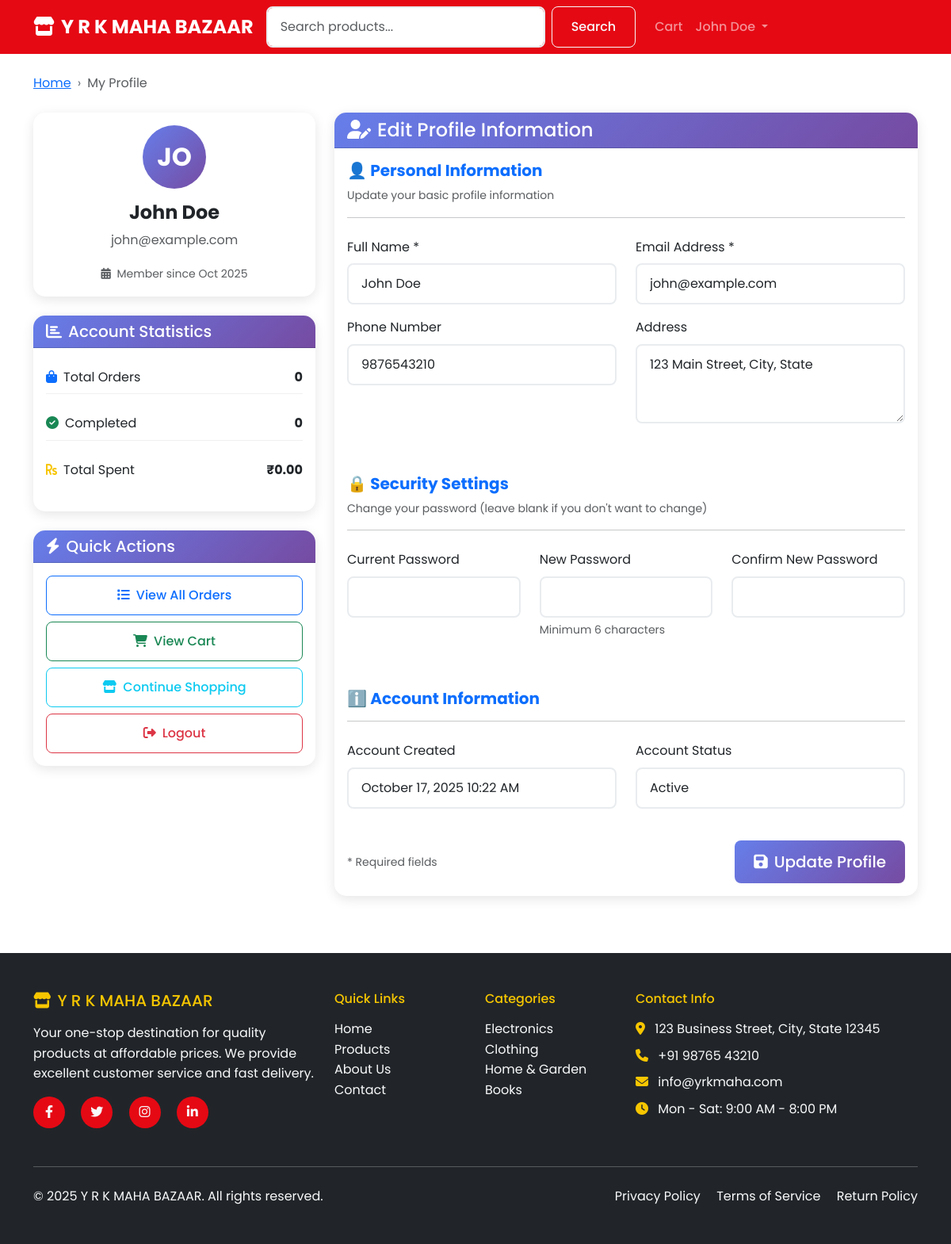
Screenshot of /products/cart/products/profile.php (signed in) with the database file from the repository.
### tables this page shows
CREATE TABLE users (
    user_id INT AUTO_INCREMENT PRIMARY KEY,
    name VARCHAR(100) NOT NULL,
    email VARCHAR(100) UNIQUE NOT NULL,
    password VARCHAR(255) NOT NULL,
    phone VARCHAR(15),
    address TEXT,
    created_at TIMESTAMP DEFAULT CURRENT_TIMESTAMP,
    is_active BOOLEAN DEFAULT TRUE
);

### includes/functions.php (called while the page is built, shortened)
<?php
function isLoggedIn() {
    return isset($_SESSION['user_id']);
}
function formatPrice($price) {
    return '₹' . number_format($price, 2);
}
function getUserInfo($user_id) {
    global $conn;
    $query = "SELECT * FROM users WHERE user_id = ?";
    $stmt = $conn->prepare($query);
    $stmt->bind_param("i", $user_id);
    $stmt->execute();
    $result = $stmt->get_result();
    return $result->fetch_assoc();
}
?>

### products/cart/products/profile.php (the view, shortened to what this page needs)
<?php
require_once '../../../includes/db_connect.php';
require_once '../../../includes/functions.php';
$user_id = $_SESSION['user_id'];
$stats_query = "SELECT
    COUNT(*) as total_orders,
    SUM(total_price) as total_spent,
    COUNT(CASE WHEN status = 'Delivered' THEN 1 END) as completed_orders,
    MAX(order_date) as last_order_date
    FROM orders
    WHERE user_id = ?";
$stats_stmt = $conn->prepare($stats_query);
$stats_stmt->bind_param("i", $user_id);
$stats_stmt->execute();
$user_stats = $stats_stmt->get_result()->fetch_assoc();
include '../../../includes/header.php';
?>
<div class="container py-4">
    <div class="row">
        <div class="col-12">
            <nav aria-label="breadcrumb" class="mb-4">
                <ol class="breadcrumb">
                    <li class="breadcrumb-item"><a href="../../../index.php">Home</a></li>
                    <li class="breadcrumb-item active">My Profile</li>
                </ol>
            </nav>
        </div>
    </div>
    <div class="row">
        <div class="col-lg-4 mb-4">
            <div class="card profile-sidebar">
                <div class="card-body text-center">
                    <div class="profile-avatar mb-3">
                        <div class="avatar-circle">
                            <?php echo strtoupper(substr($user_info['name'], 0, 2)); ?>
                        </div>
                    </div>
                    <h4 class="fw-bold"><?php echo htmlspecialchars($user_info['name']); ?></h4>
                    <p class="text-muted"><?php echo htmlspecialchars($user_info['email']); ?></p>
                    <div class="member-since">
                        <small class="text-muted">
                            <i class="fas fa-calendar-alt me-1"></i>
                            Member since <?php echo date('M Y', strtotime($user_info['created_at'])); ?>
                        </small>
                    </div>
                </div>
            </div>
            <div class="card mt-4">
                <div class="card-header">
                    <h5 class="mb-0"><i class="fas fa-chart-bar me-2"></i>Account Statistics</h5>
                </div>
                <div class="card-body">
                    <div class="stat-item mb-3">
                        <div class="d-flex justify-content-between align-items-center">
                            <span><i class="fas fa-shopping-bag text-primary me-2"></i>Total Orders</span>
                            <span class="fw-bold"><?php echo $user_stats['total_orders'] ?? 0; ?></span>
                        </div>
                    </div>
                    <div class="stat-item mb-3">
                        <div class="d-flex justify-content-between align-items-center">
                            <span><i class="fas fa-check-circle text-success me-2"></i>Completed</span>
                            <span class="fw-bold"><?php echo $user_stats['completed_orders'] ?? 0; ?></span>
                        </div>
                    </div>
                    <div class="stat-item mb-3">
                        <div class="d-flex justify-content-between align-items-center">
                            <span><i class="fas fa-rupee-sign text-warning me-2"></i>Total Spent</span>
                            <span class="fw-bold"><?php echo formatPrice($user_stats['total_spent'] ?? 0); ?></span>
                        </div>
                    </div>
                </div>
            </div>
            <div class="card mt-4">
                <div class="card-header">
                    <h5 class="mb-0"><i class="fas fa-bolt me-2"></i>Quick Actions</h5>
                </div>
                <div class="card-body">
                    <div class="d-grid gap-2">
                        <a href="orders.php" class="btn btn-outline-primary">
                            <i class="fas fa-list me-2"></i>View All Orders
                        </a>
                        <a href="cart/cart.php" class="btn btn-outline-success">
                            <i class="fas fa-shopping-cart me-2"></i>View Cart
                        </a>
                        <a href="../../product-list.php" class="btn btn-outline-info">
                            <i class="fas fa-store me-2"></i>Continue Shopping
                        </a>
                        <a href="../../../logout.php" class="btn btn-outline-danger">
                            <i class="fas fa-sign-out-alt me-2"></i>Logout
                        </a>
                    </div>
                </div>
            </div>
        </div>
        <div class="col-lg-8">
            <div class="card">
                <div class="card-header">
                    <h4 class="mb-0"><i class="fas fa-user-edit me-2"></i>Edit Profile Information</h4>
                </div>
                <div class="card-body">
                    <form method="POST" class="needs-validation" novalidate>
                        <div class="section-header mb-4">
                            <h5 class="fw-bold text-primary">👤 Personal Information</h5>
                            <p class="text-muted small">Update your basic profile information</p>
                            <hr>
                        </div>
                        <div class="row">
                            <div class="col-md-6 mb-3">
                                <label for="name" class="form-label">Full Name *</label>
                                <input type="text" class="form-control" id="name" name="name"
                                       value="<?php echo htmlspecialchars($user_info['name']); ?>" required>
                            </div>
                            <div class="col-md-6 mb-3">
                                <label for="email" class="form-label">Email Address *</label>
                                <input type="email" class="form-control" id="email" name="email"
                                       value="<?php echo htmlspecialchars($user_info['email']); ?>" required>
                            </div>
                        </div>
                        <div class="row">
                            <div class="col-md-6 mb-3">
                                <label for="phone" class="form-label">Phone Number</label>
                                <input type="tel" class="form-control" id="phone" name="phone"
                                       value="<?php echo htmlspecialchars($user_info['phone']); ?>"
                                       placeholder="+91 98765 43210">
                            </div>
                            <div class="col-md-6 mb-3">
                                <label for="address" class="form-label">Address</label>
                                <textarea class="form-control" id="address" name="address" rows="3"
                                          placeholder="Enter your complete address"><?php echo htmlspecialchars($user_info['address']); ?></textarea>
                            </div>
                        </div>
                        <div class="section-header mb-4 mt-5">
                            <h5 class="fw-bold text-primary">🔒 Security Settings</h5>
                            <p class="text-muted small">Change your password (leave blank if you don't want to change)</p>
                            <hr>
                        </div>
                        <div class="row">
                            <div class="col-md-4 mb-3">
                                <label for="current_password" class="form-label">Current Password</label>
                                <input type="password" class="form-control" id="current_password" name="current_password">
                            </div>
                            <div class="col-md-4 mb-3">
                                <label for="new_password" class="form-label">New Password</label>
                                <input type="password" class="form-control" id="new_password" name="new_password"
                                       minlength="6">
                                <div class="form-text">Minimum 6 characters</div>
                            </div>
                            <div class="col-md-4 mb-3">
                                <label for="confirm_password" class="form-label">Confirm New Password</label>
                                <input type="password" class="form-control" id="confirm_password" name="confirm_password">
                            </div>
                        </div>
                        <div class="section-header mb-4 mt-5">
                            <h5 class="fw-bold text-primary">ℹ️ Account Information</h5>
                            <hr>
                        </div>
                        <div class="row">
                            <div class="col-md-6 mb-3">
                                <label class="form-label">Account Created</label>
                                <input type="text" class="form-control"
                                       value="<?php echo date('F d, Y g:i A', strtotime($user_info['created_at'])); ?>" readonly>
                            </div>
                            <div class="col-md-6 mb-3">
                                <label class="form-label">Account Status</label>
                                <input type="text" class="form-control"
                                       value="<?php echo $user_info['is_active'] ? 'Active' : 'Inactive'; ?>" readonly>
                            </div>
                        </div>
                        <div class="d-flex justify-content-between align-items-center mt-4">
                            <div>
                                <small class="text-muted">* Required fields</small>
                            </div>
                            <div>
                                <button type="submit" class="btn btn-primary btn-lg">
                                    <i class="fas fa-save me-2"></i>Update Profile
                                </button>
                            </div>
                        </div>
                    </form>
                </div>
            </div>
        </div>
    </div>
</div>
<?php include '../../../includes/footer.php'; ?>

### includes/header.php (shortened to what this page needs)
<!DOCTYPE html>
<html lang="en">
<head>
    <link href="https://cdn.jsdelivr.net/npm/bootstrap@5.3.0/dist/css/bootstrap.min.css" rel="stylesheet">
    <link rel="stylesheet" href="https://cdnjs.cloudflare.com/ajax/libs/font-awesome/6.4.0/css/all.min.css">
    <link rel="stylesheet" href="assets/css/style.css">
</head>
<body>
    <nav class="navbar navbar-expand-lg navbar-dark bg-primary sticky-top">
        <div class="container">
            <a class="navbar-brand fw-bold" href="index.php">
                <i class="fas fa-store me-2"></i>Y R K MAHA BAZAAR
            </a>
            <div class="collapse navbar-collapse" id="navbarNav">
                <form class="d-flex me-3" method="GET" action="products/product-list.php">
                    <input class="form-control me-2" type="search" name="search" placeholder="Search products..."
                           value="<?php echo isset($_GET['search']) ? htmlspecialchars($_GET['search']) : ''; ?>">
                    <button class="btn btn-outline-light" type="submit">
                        Search
                    </button>
                </form>
                <ul class="navbar-nav">
                    <?php if (isLoggedIn()): ?>
                        <li class="nav-item">
                            <a class="nav-link position-relative" href="cart/cart.php">
                                Cart
                            </a>
                        </li>
                        <li class="nav-item dropdown">
                            <a class="nav-link dropdown-toggle" href="#" id="navbarDropdown" role="button" data-bs-toggle="dropdown">
                                <?php
                                $user_info = getUserInfo($_SESSION['user_id']);
                                echo htmlspecialchars($user_info['name']);
                                ?>
                            </a>
                        </li>
                    <?php endif; ?>
                </ul>
            </div>
        </div>
    </nav>

### assets/css/style.css (style rules this page uses)
* { margin: 0; padding: 0; box-sizing: border-box; }
body { font-family: 'Poppins', sans-serif; line-height: 1.6; color: #333; }
:root { --primary-color: #E50914; --secondary-color: #F7C600; --dark-color: #1a1a1a; --light-color: #f8f9fa; --success-color: #28a745; --danger-color: #dc3545; --warning-color: #ffc107; --info-color: #17a2b8; }
.bg-primary { background-color: var(--primary-color) !important; }
.btn-primary { background-color: var(--primary-color); border-color: var(--primary-color); }
.text-warning { color: var(--secondary-color) !important; }
.navbar-brand { font-size: 1.5rem; font-weight: 700; }
.navbar-nav .nav-link { font-weight: 500; transition: color 0.3s ease; }
.form-control { border-radius: 10px; border: 2px solid #e9ecef; padding: 0.75rem 1rem; transition: border-color 0.3s ease; }
.btn { border-radius: 10px; padding: 0.75rem 1.5rem; font-weight: 500; transition: all 0.3s ease; }
html { scroll-behavior: smooth; -webkit-text-size-adjust: 100%; }
* { -webkit-tap-highlight-color: rgba(229, 9, 20, 0.2); -webkit-touch-callout: none; }
a, button, .btn { -webkit-tap-highlight-color: rgba(229, 9, 20, 0.3); }
body { -webkit-overflow-scrolling: touch; overflow-x: hidden; }

### products/cart/products/profile.php (style rules this page uses)
.profile-sidebar { border-radius: 15px; box-shadow: 0 4px 15px rgba(0,0,0,0.1); }
.avatar-circle { width: 80px; height: 80px; border-radius: 50%; background: linear-gradient(135deg, #667eea 0%, #764ba2 100%); display: flex; align-items: center; justify-content: center; color: white; font-size: 2rem; font-weight: bold; margin: 0 auto; }
.stat-item { padding: 0.5rem 0; border-bottom: 1px solid #f0f0f0; }
.stat-item:last-child { border-bottom: none; }
.section-header h5 { margin-bottom: 0.5rem; }
.card { border-radius: 15px; box-shadow: 0 4px 15px rgba(0,0,0,0.1); border: none; }
.card-header { background: linear-gradient(135deg, #667eea 0%, #764ba2 100%); color: white; border-radius: 15px 15px 0 0 !important; }
.btn { border-radius: 8px; padding: 0.75rem 1.5rem; font-weight: 500; transition: all 0.3s ease; }
.btn-primary { background: linear-gradient(135deg, #667eea 0%, #764ba2 100%); border: none; }
.form-control { border-radius: 8px; border: 2px solid #e9ecef; padding: 0.75rem 1rem; transition: all 0.3s ease; }
.breadcrumb { background: none; padding: 0; }
.breadcrumb-item + .breadcrumb-item::before { content: "›"; color: #6c757d; }

### rows the page displays
users: name "John Doe", name "JO", email "john@example.com", created_at "Oct 2025", phone "9876543210", address "123 Main Street, City, State", created_at "October 17, 2025 10:22 AM", is_active "Active"

### other values shown
$user_stats['total_orders'] "0"
$user_stats['completed_orders'] "0"
formatPrice($user_stats['total_spent'] ?? 0) "₹0.00"
